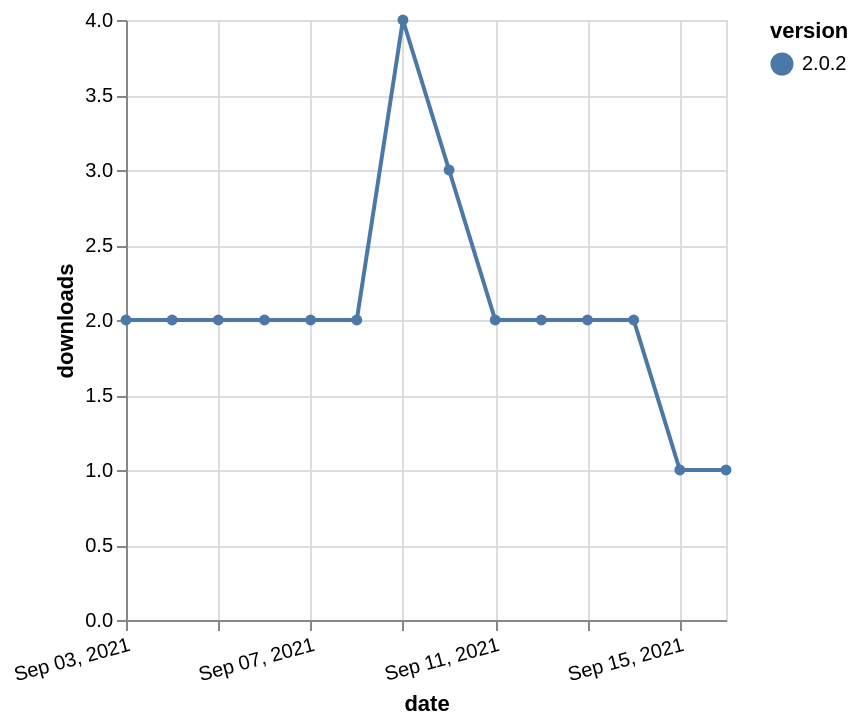

This figure's Vega-Lite source:
### Vega-Lite specification from a JSON file in a GitHub repository (floating-point values rounded to 4 significant figures)
{"$schema": "https://vega.github.io/schema/vega-lite/v5.json", "description": "A simple bar chart with embedded data.", "data": {"values": [{"date": "2021-09-03", "total": 2773, "delta": 2, "version": "2.0.2"}, {"date": "2021-09-04", "total": 2775, "delta": 2, "version": "2.0.2"}, {"date": "2021-09-05", "total": 2777, "delta": 2, "version": "2.0.2"}, {"date": "2021-09-06", "total": 2779, "delta": 2, "version": "2.0.2"}, {"date": "2021-09-07", "total": 2781, "delta": 2, "version": "2.0.2"}, {"date": "2021-09-08", "total": 2783, "delta": 2, "version": "2.0.2"}, {"date": "2021-09-09", "total": 2787, "delta": 4, "version": "2.0.2"}, {"date": "2021-09-10", "total": 2790, "delta": 3, "version": "2.0.2"}, {"date": "2021-09-11", "total": 2792, "delta": 2, "version": "2.0.2"}, {"date": "2021-09-12", "total": 2794, "delta": 2, "version": "2.0.2"}, {"date": "2021-09-13", "total": 2796, "delta": 2, "version": "2.0.2"}, {"date": "2021-09-14", "total": 2798, "delta": 2, "version": "2.0.2"}, {"date": "2021-09-15", "total": 2799, "delta": 1, "version": "2.0.2"}, {"date": "2021-09-16", "total": 2800, "delta": 1, "version": "2.0.2"}]}, "width": "container", "mark": {"type": "line", "point": {"filled": true}}, "encoding": {"x": {"field": "date", "type": "temporal", "timeUnit": "yearmonthdate", "title": "date", "axis": {"labelAngle": -15}}, "y": {"field": "delta", "type": "quantitative", "title": "downloads"}, "color": {"field": "version", "type": "nominal"}, "tooltip": {"field": "delta"}}}
